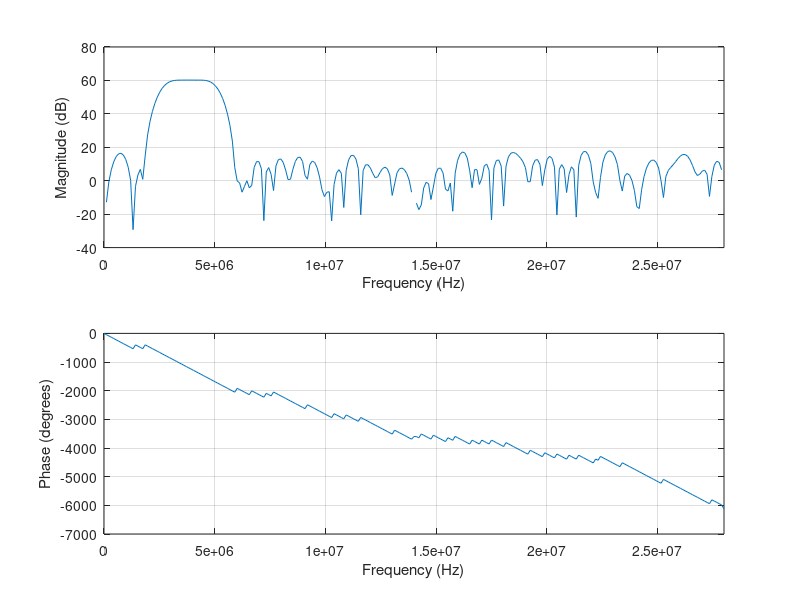

Write the MATLAB code that produced this figure.
% sampling rate
fs =  56.0e6                            % external sampling rate.
fi =  3.9e6				% external if.

% Filter-1 cutoffs
a1 = fi - 1.3e6;
a2 = fi + 1.3e6

% band-pass filter.
b = fir1(127,[a1*2/fs, a2*2/fs]);       % 128 band pass filter.
B = 8;                                  % Number of bits
L = floor(log2((2^(B-1)-1)/max(b)));    % Round towards zero to avoid overflow
bsc = b*2^L;                            % scale 
lpf = round(bsc);                       % round: 

d = 1

freqz(lpf,d,128,56000000)

fp=fopen('filters.h','a')
fprintf(fp, '\nint8_t FILTER_1_COEFFS[128] = {')
fprintf(fp, '%d, ', lpf(1:127))
fprintf(fp, '%d}; ', lpf(128))
fclose(fp)
